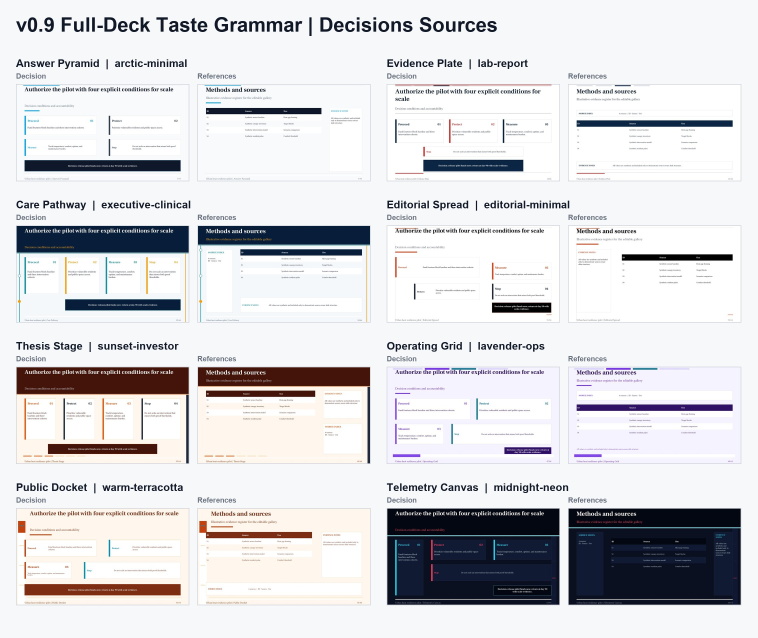
#> input picture packages/agentloop-skills/skills/presentation-skill/examples/v0.9_decisions_sources.jpg, 2272 x 1912 px, given in place of ight-market-battery-swaps_codex_native_vs_latest_preview.png, which was not available (shown at 1/3 size)
$ python build_readme_comparison_images.py
#> lines starting #> are read from the running program, lines starting #| are printed output that depends on the picture; pictures that were not available may be replaced by others from this repository, and a replacement may not be noted
#!/usr/bin/env python3
"""Build clean README evidence images from rendered presentation-skill previews."""

from __future__ import annotations

import argparse
import json
import shutil
import subprocess
import tempfile
from pathlib import Path

from PIL import Image, ImageDraw, ImageFont, ImageOps


REPO = Path(__file__).resolve().parent.parent
DEFAULT_SOURCE_DIR = REPO / "decks/native-vs-latest-random-topics-20260623/contact_sheets"
DEFAULT_OUT_DIR = REPO / "decks/native-vs-latest-random-topics-20260623/readme_images"
DEFAULT_GALLERY_SUMMARY = REPO / "decks/style-reference-gallery-20260620-corpus-v1/summary.json"

CASES = [
    ("night-market-battery-swaps", "Night Market Battery Swaps"),
    ("river-watch-pocket-lab", "Pocket Labs For River Watch"),
    ("microgrid-load-forecast", "Microgrid Load Forecast"),
]

VARIANT_TILE_SOURCES = [
    ("title", "Title", "bold-startup-narrative", "title"),
    ("section", "Section", "_section", "section"),
    ("standard", "Standard", "arctic-minimal", "standard"),
    ("cards-2", "Cards 2", "warm-terracotta", "cards-2"),
    ("cards-3", "Cards 3", "bold-startup-narrative", "cards-3"),
    ("split", "Split", "editorial-minimal", "split"),
    ("timeline", "Timeline", "charcoal-safety", "timeline"),
    ("stats", "Stats", "arctic-minimal", "stats"),
    ("kpi-hero", "KPI Hero", "bold-startup-narrative", "kpi-hero"),
    ("comparison-2col", "Comparison", "lab-report", "comparison-2col"),
    ("matrix", "Matrix", "lavender-ops", "matrix"),
    ("chart", "Chart", "data-heavy-boardroom", "chart"),
    ("table", "Table", "data-heavy-boardroom", "table"),
    ("lab-run-results", "Lab Results", "lab-report", "lab-run-results"),
    ("image-sidebar", "Image Sidebar", "arctic-minimal", "image-sidebar"),
    ("scientific-figure", "Scientific Figure", "paper-journal", "scientific-figure"),
    ("flow", "Mermaid Flow", "midnight-neon", "flow"),
    ("generated-image", "Generated Image", "_generated", "generated-image"),
]

STYLE_TILE_SOURCES = [
    ("arctic-minimal", "Arctic Minimal", "image-sidebar"),
    ("bold-startup-narrative", "Startup Narrative", "kpi-hero"),
    ("charcoal-safety", "Risk Memo", "timeline"),
    ("data-heavy-boardroom", "Board Dashboard", "chart"),
    ("editorial-minimal", "Editorial Report", "split"),
    ("executive-clinical", "Executive Clinical", "lab-run-results"),
    ("forest-research", "Forest Research", "scientific-figure"),
    ("lab-report", "Lab Report", "lab-run-results"),
    ("lavender-ops", "Lavender Ops", "flow"),
    ("midnight-neon", "Midnight Neon", "flow"),
    ("paper-journal", "Paper Journal", "scientific-figure"),
    ("sunset-investor", "Investor Reveal", "chart"),
    ("warm-terracotta", "Terracotta Case", "timeline"),
]

INK = "#111827"
MUTED = "#4b5563"
RULE = "#d8dee8"
BG = "#ffffff"


def _font(size: int, *, bold: bool = False) -> ImageFont.FreeTypeFont | ImageFont.ImageFont:
    candidates = [
        "/System/Library/Fonts/Supplemental/Arial Bold.ttf" if bold else "/System/Library/Fonts/Supplemental/Arial.ttf",
        "/System/Library/Fonts/Supplemental/Helvetica Bold.ttf" if bold else "/System/Library/Fonts/Supplemental/Helvetica.ttf",
        "/Library/Fonts/Arial Bold.ttf" if bold else "/Library/Fonts/Arial.ttf",
    ]
    for path in candidates:
        if Path(path).exists():
            return ImageFont.truetype(path, size=size)
    return ImageFont.load_default()


def _text(draw: ImageDraw.ImageDraw, xy: tuple[int, int], text: str, *, size: int, fill: str = INK, bold: bool = False) -> None:
    draw.text(xy, text, font=_font(size, bold=bold), fill=fill)


def _crop_pair(path: Path) -> tuple[Image.Image, Image.Image]:
    image = Image.open(path).convert("RGB")
#> image is the input picture: PIL image 2272x1912 RGB; mean R, G, B 215.3, 214.9, 217.9
    width, height = image.size
    y1 = int(height * 0.278)
    y2 = int(height * 0.728)
    native = image.crop((int(width * 0.060), y1, int(width * 0.479), y2))
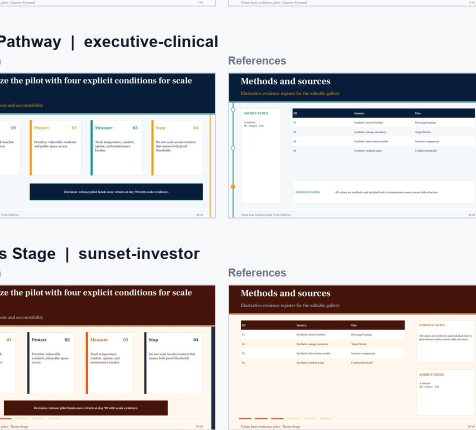
#> native: PIL image 952x860 RGB (shown at 1/2 size); mean R, G, B 205, 202.4, 203.6
    updated = image.crop((int(width * 0.521), y1, int(width * 0.940), y2))
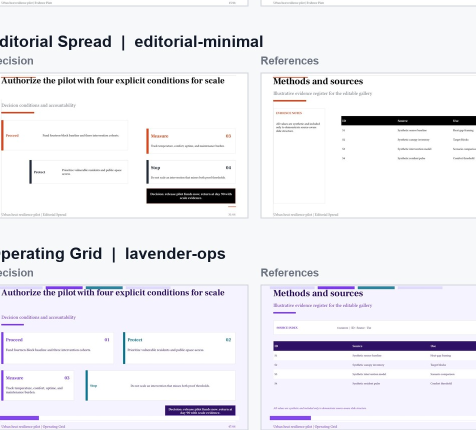
#> updated: PIL image 952x860 RGB (shown at 1/2 size); mean R, G, B 237.4, 236.6, 241.7
    return native, updated


def _fit(image: Image.Image, width: int) -> Image.Image:
#> called with width = 560
    ratio = width / image.width
    height = round(image.height * ratio)
    return image.resize((width, height), Image.Resampling.LANCZOS)


def _paste_with_border(canvas: Image.Image, image: Image.Image, xy: tuple[int, int]) -> None:
    draw = ImageDraw.Draw(canvas)
    x, y = xy
    draw.rectangle((x - 1, y - 1, x + image.width, y + image.height), outline=RULE, width=1)
    canvas.paste(image, xy)


def _load_gallery_records(summary_path: Path) -> dict[str, dict]:
    if not summary_path.exists():
        return {}
    payload = json.loads(summary_path.read_text())
    records: dict[str, dict] = {}
    for record in payload.get("records", []):
        preset = record.get("preset")
        if preset:
            records[preset] = record
    return records


# [11 lines left out: function _repo_relative_render_path, not called in this run]


def _record_variant_image(records: dict[str, dict], preset: str, variant: str) -> Path | None:
    record = records.get(preset)
    if not record:
        return None
    variants = record.get("variant_sequence", [])
    images = record.get("rendered_slide_images", [])
    for index, current_variant in enumerate(variants):
        if current_variant == variant and index < len(images):
            path = _repo_relative_render_path(str(images[index]))
            if path.exists():
                return path
    return None


def _run_section_render(out_dir: Path) -> Path | None:
    if not shutil.which("node") or not shutil.which("soffice"):
        return None
    section_image = out_dir / "readme_section_example.jpg"
    with tempfile.TemporaryDirectory(prefix="presentation-skill-section-") as tmp:
        tmp_path = Path(tmp)
        pptx_path = tmp_path / "section_example.pptx"
        render_dir = tmp_path / "renders"
        build_cmd = [
            "node",
            str(REPO / "scripts/build_deck_pptxgenjs.js"),
            "--outline",
            str(REPO / "examples/outline.json"),
            "--output",
            str(pptx_path),
            "--style-preset",
            "lab-report",
        ]
        render_cmd = [
            "python3",
            str(REPO / "scripts/render_slides.py"),
            "--input",
            str(pptx_path),
            "--outdir",
            str(render_dir),
            "--format",
            "jpeg",
        ]
        subprocess.run(build_cmd, cwd=REPO, check=True, stdout=subprocess.DEVNULL)
        subprocess.run(render_cmd, cwd=REPO, check=True, stdout=subprocess.DEVNULL)
        rendered = render_dir / "slide-02.jpg"
        if rendered.exists():
            section_image.parent.mkdir(parents=True, exist_ok=True)
            shutil.copyfile(rendered, section_image)
            return section_image
    return None


def _section_image(out_dir: Path, *, render_section: bool) -> Path | None:
    path = out_dir / "readme_section_example.jpg"
    if render_section or not path.exists():
        try:
            rendered = _run_section_render(out_dir)
            if rendered:
                return rendered
        except (OSError, subprocess.CalledProcessError):
            pass
    return path if path.exists() else None


def _run_generated_image_render(out_dir: Path) -> Path | None:
    if not shutil.which("node") or not shutil.which("soffice"):
        return None
    output = out_dir / "readme_generated_image_example.jpg"
    with tempfile.TemporaryDirectory(prefix="presentation-skill-generated-image-") as tmp:
        tmp_path = Path(tmp)
        image_path = tmp_path / "synthetic_concept.png"
        concept = Image.new("RGB", (1200, 675), "#e8f4f5")
        draw = ImageDraw.Draw(concept)
        draw.rectangle((70, 70, 1130, 605), outline="#0f766e", width=5)
        draw.line((140, 500, 340, 390, 540, 430, 760, 250, 1020, 180), fill="#0f766e", width=12)
        for x, y in [(140, 500), (340, 390), (540, 430), (760, 250), (1020, 180)]:
            draw.ellipse((x - 18, y - 18, x + 18, y + 18), fill="#f59e0b")
        _text(draw, (120, 105), "SYNTHETIC CONCEPT VISUAL", size=34, fill="#0f172a", bold=True)
        _text(draw, (120, 555), "Generated locally for renderer coverage", size=22, fill="#475569")
        concept.save(image_path)
        outline_path = tmp_path / "outline.json"
        outline_path.write_text(
            json.dumps(
                {
                    "slides": [
                        {
                            "type": "content",
                            "variant": "generated-image",
                            "title": "Generated concept visual",
                            "subtitle": "Standalone, labeled, and removable",
                            "assets": {"generated_image": str(image_path)},
                            "image_generation": {
                                "prompt": "Synthetic trend concept used for renderer coverage.",
                                "model": "local-synthetic-fixture",
                                "purpose": "Positive generated-image rendering proof",
                            },
                        }
                    ]
                },
                indent=2,
            )
            + "\n",
            encoding="utf-8",
        )
        pptx_path = tmp_path / "generated_image_example.pptx"
        render_dir = tmp_path / "renders"
        subprocess.run(
            [
                "node",
                str(REPO / "scripts/build_deck_pptxgenjs.js"),
                "--outline",
                str(outline_path),
                "--output",
                str(pptx_path),
                "--style-preset",
                "arctic-minimal",
            ],
            cwd=REPO,
            check=True,
            stdout=subprocess.DEVNULL,
        )
        subprocess.run(
            [
                "python3",
                str(REPO / "scripts/render_slides.py"),
                "--input",
                str(pptx_path),
                "--outdir",
                str(render_dir),
                "--format",
                "jpeg",
            ],
            cwd=REPO,
            check=True,
            stdout=subprocess.DEVNULL,
        )
        rendered = render_dir / "slide-01.jpg"
        if rendered.exists():
            output.parent.mkdir(parents=True, exist_ok=True)
            shutil.copyfile(rendered, output)
            return output
    return None


def _generated_image(out_dir: Path) -> Path | None:
    path = out_dir / "readme_generated_image_example.jpg"
    try:
        rendered = _run_generated_image_render(out_dir)
        if rendered:
            return rendered
    except (OSError, subprocess.CalledProcessError):
        pass
    return path if path.exists() else None


def _tile_from_path(path: Path | None, size: tuple[int, int], label: str) -> Image.Image:
    if path and path.exists():
        image = Image.open(path).convert("RGB")
        return ImageOps.fit(image, size, method=Image.Resampling.LANCZOS)
    width, height = size
    tile = Image.new("RGB", size, "#eef2f7")
    draw = ImageDraw.Draw(tile)
    draw.rectangle((0, 0, width - 1, height - 1), outline="#cbd5e1", width=2)
    draw.rectangle((24, 24, width - 24, 38), fill="#0f172a")
    draw.rectangle((24, 64, width // 2, 78), fill="#94a3b8")
    draw.rectangle((24, 100, width - 44, 110), fill="#cbd5e1")
    draw.rectangle((24, 128, width - 88, 138), fill="#cbd5e1")
    _text(draw, (24, height - 34), label, size=18, fill="#475569", bold=True)
    return tile


def _captioned_tile(
    canvas: Image.Image,
    image: Image.Image,
    xy: tuple[int, int],
    *,
    title: str,
    subtitle: str,
    tile_w: int,
    tile_h: int,
) -> None:
    draw = ImageDraw.Draw(canvas)
    x, y = xy
    _text(draw, (x, y), title, size=15, bold=True)
    _text(draw, (x, y + 19), subtitle, size=11, fill=MUTED)
    image_y = y + 42
    draw.rectangle((x - 1, image_y - 1, x + tile_w, image_y + tile_h), outline=RULE, width=1)
    canvas.paste(image, (x, image_y))


def _build_tile_board(
    *,
    title: str,
    subtitle: str,
    tiles: list[tuple[str, str, Image.Image]],
    out_path: Path,
    columns: int = 5,
) -> Path:
    tile_w = 280
    tile_h = 158
    left = 48
    top = 34
    header_h = 84
    gap_x = 24
    gap_y = 30
    label_h = 40
    rows = (len(tiles) + columns - 1) // columns
    content_w = columns * tile_w + (columns - 1) * gap_x
    width = left * 2 + content_w
    height = top + header_h + rows * (label_h + tile_h) + (rows - 1) * gap_y + 44
    canvas = Image.new("RGB", (width, height), BG)
    draw = ImageDraw.Draw(canvas)
    _text(draw, (left, top), title, size=30, bold=True)
    _text(draw, (left, top + 40), subtitle, size=16, fill=MUTED)

    y = top + header_h
    for index, (label, source, image) in enumerate(tiles):
        row = index // columns
        col = index % columns
        row_start = row * columns
        row_count = min(columns, len(tiles) - row_start)
        row_w = row_count * tile_w + max(0, row_count - 1) * gap_x
        row_left = left + (content_w - row_w) // 2
        x = row_left + col * (tile_w + gap_x)
        yy = y + row * (label_h + tile_h + gap_y)
        _captioned_tile(canvas, image, (x, yy), title=label, subtitle=source, tile_w=tile_w, tile_h=tile_h)

    out_path.parent.mkdir(parents=True, exist_ok=True)
    canvas.save(out_path)
    return out_path


def _build_variant_proof(summary_path: Path, out_dir: Path, *, render_section: bool) -> Path:
    out_path = out_dir / "presentation_skill_variant_proof.png"
    if not summary_path.exists() and out_path.exists():
        return out_path
    records = _load_gallery_records(summary_path)
    section = _section_image(out_dir, render_section=render_section)
    generated = _generated_image(out_dir)
    tiles: list[tuple[str, str, Image.Image]] = []
    for variant, label, preset, source_variant in VARIANT_TILE_SOURCES:
        if preset == "_section":
            path = section
        elif preset == "_generated":
            path = generated
        else:
            path = _record_variant_image(records, preset, source_variant)
        source = "rendered example" if preset.startswith("_") else preset.replace("-", " ")
        tiles.append((label, source, _tile_from_path(path, (280, 158), variant)))
    return _build_tile_board(
        title="18 forms, not one bullet-list template",
        subtitle="Rendered samples across title, section, narrative, data, figure, process, decision, and generated-image layouts.",
        tiles=tiles,
        out_path=out_path,
    )


def _build_style_family_proof(summary_path: Path, out_dir: Path, *, rebuild_from_gallery: bool = False) -> Path:
    out_path = out_dir / "presentation_skill_style_family_proof.png"
    if out_path.exists() and not rebuild_from_gallery:
        return out_path
    if not summary_path.exists() and out_path.exists():
        return out_path
    records = _load_gallery_records(summary_path)
    tiles: list[tuple[str, str, Image.Image]] = []
    for preset, label, variant in STYLE_TILE_SOURCES:
        path = _record_variant_image(records, preset, variant)
        tiles.append((label, variant, _tile_from_path(path, (280, 158), preset)))
    return _build_tile_board(
        title="Presets change structure, not only color",
        subtitle="One rendered sample per style family, selected from the style-reference gallery.",
        tiles=tiles,
        out_path=out_path,
    )


def _build_three_case_sheet(source_dir: Path, out_dir: Path) -> Path:
    slide_w = 520
    gutter = 44
    left = 56
    top = 34
    title_h = 128
    row_gap = 58
    label_h = 32

    pairs: list[tuple[str, Image.Image, Image.Image]] = []
    for slug, title in CASES:
        src = source_dir / f"{slug}_codex_native_vs_latest_preview.png"
        native, updated = _crop_pair(src)
        pairs.append((title, _fit(native, slide_w), _fit(updated, slide_w)))

    row_h = max(native.height for _, native, _ in pairs) + label_h + 34
    width = left * 2 + slide_w * 2 + gutter
    height = top + title_h + len(pairs) * row_h + (len(pairs) - 1) * row_gap + 36
    canvas = Image.new("RGB", (width, height), BG)
    draw = ImageDraw.Draw(canvas)

    _text(draw, (left, top), "Codex Native vs Updated presentation-skill", size=31, bold=True)
    _text(draw, (left, top + 43), "Same topics, generated two ways.", size=18, fill=MUTED)
    col_y = top + title_h
    _text(draw, (left, col_y), "Codex native", size=21, bold=True)
    _text(draw, (left + slide_w + gutter, col_y), "Updated skill", size=21, bold=True)

    y = col_y + label_h + 32
    for title, native, updated in pairs:
        _text(draw, (left, y - 24), title, size=16, fill=MUTED, bold=True)
        _paste_with_border(canvas, native, (left, y))
        _paste_with_border(canvas, updated, (left + slide_w + gutter, y))
        y += row_h + row_gap

    out = out_dir / "codex_native_vs_updated_clean_three_topics.png"
    out_dir.mkdir(parents=True, exist_ok=True)
    canvas.save(out)
    return out


def _build_hero(source_dir: Path, out_dir: Path) -> Path:
    slug, title = CASES[0]
    src = source_dir / f"{slug}_codex_native_vs_latest_preview.png"
    native, updated = _crop_pair(src)
    slide_w = 560
    native = _fit(native, slide_w)
    updated = _fit(updated, slide_w)
#> call 2 of _fit, with width = 560
#> in _fit (call 2), `return image.resize((width, height), Image.Resampling.LANCZOS)`:
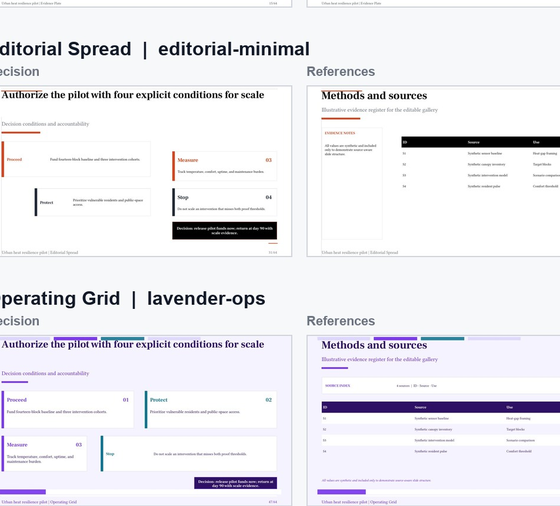
#> returned value: PIL image 560x506 RGB; mean R, G, B 237.2, 236.5, 241.5
    left = 56
    gutter = 44
    top = 34
    width = left * 2 + slide_w * 2 + gutter
    height = top + 124 + native.height + 56
    canvas = Image.new("RGB", (width, height), BG)
#> canvas: PIL image 1276x720 RGB; every value is 255
    draw = ImageDraw.Draw(canvas)

    _text(draw, (left, top), title, size=30, bold=True)
    _text(draw, (left, top + 42), "Same topic. Left: Codex native. Right: updated presentation-skill.", size=18, fill=MUTED)
    y = top + 92
    _text(draw, (left, y), "Codex native", size=21, bold=True)
    _text(draw, (left + slide_w + gutter, y), "Updated skill", size=21, bold=True)
    _paste_with_border(canvas, native, (left, y + 32))
#> in _paste_with_border, `canvas.paste(image, xy)`:
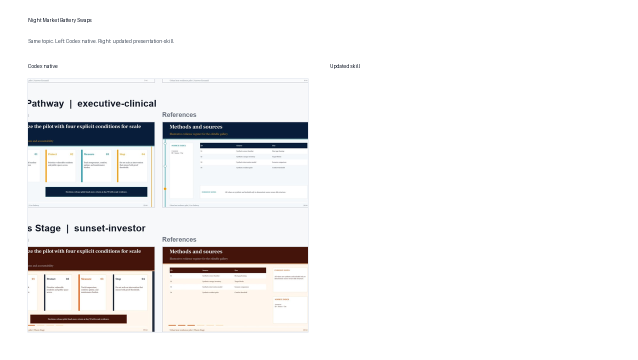
#> canvas: PIL image 1276x720 RGB (shown at 1/2 size); mean R, G, B 239.2, 238.4, 238.8
    _paste_with_border(canvas, updated, (left + slide_w + gutter, y + 32))
#> call 2 of _paste_with_border, with xy = (660, 158)
#> in _paste_with_border (call 2), `canvas.paste(image, xy)`:
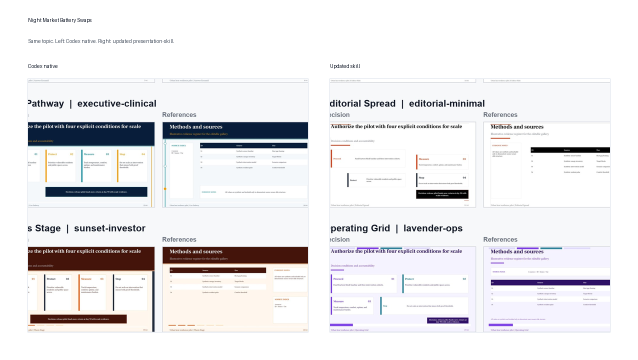
#> canvas: PIL image 1276x720 RGB (shown at 1/2 size); mean R, G, B 233.6, 232.6, 234.6

    out = out_dir / "codex_native_vs_updated_clean_hero.png"
    out_dir.mkdir(parents=True, exist_ok=True)
    canvas.save(out)
    return out


def main() -> int:
    parser = argparse.ArgumentParser(description="Build clean README evidence images.")
    parser.add_argument("--source-dir", default=str(DEFAULT_SOURCE_DIR))
    parser.add_argument("--out-dir", default=str(DEFAULT_OUT_DIR))
    parser.add_argument("--gallery-summary", default=str(DEFAULT_GALLERY_SUMMARY))
    parser.add_argument(
        "--render-section",
        action="store_true",
        help="Refresh the section-divider thumbnail from examples/outline.json.",
    )
    parser.add_argument(
        "--rebuild-style-family-from-gallery",
        action="store_true",
        help="Replace the controlled same-content proof with the older gallery-selected style board.",
    )
    args = parser.parse_args()

    source_dir = Path(args.source_dir).expanduser().resolve()
    out_dir = Path(args.out_dir).expanduser().resolve()
    gallery_summary = Path(args.gallery_summary).expanduser().resolve()
    outputs = [
        _build_hero(source_dir, out_dir),
        _build_three_case_sheet(source_dir, out_dir),
        _build_variant_proof(gallery_summary, out_dir, render_section=args.render_section),
        _build_style_family_proof(
            gallery_summary,
            out_dir,
            rebuild_from_gallery=args.rebuild_style_family_from_gallery,
        ),
    ]
#> call 3 of _fit, with width = 520
#> in _fit (call 3), `return image.resize((width, height), Image.Resampling.LANCZOS)`:
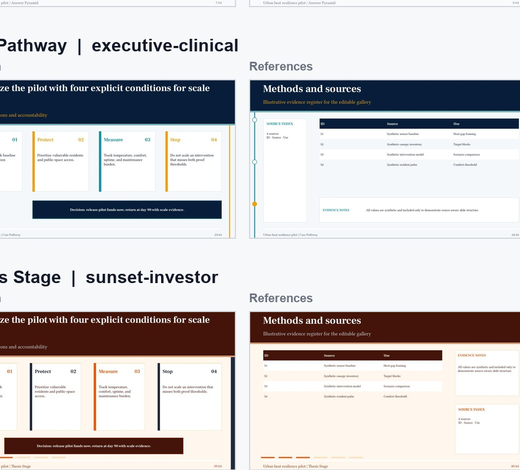
#> returned value: PIL image 520x470 RGB; mean R, G, B 205, 202.3, 203.5
#> (the rest of the program and of its run is left out)
